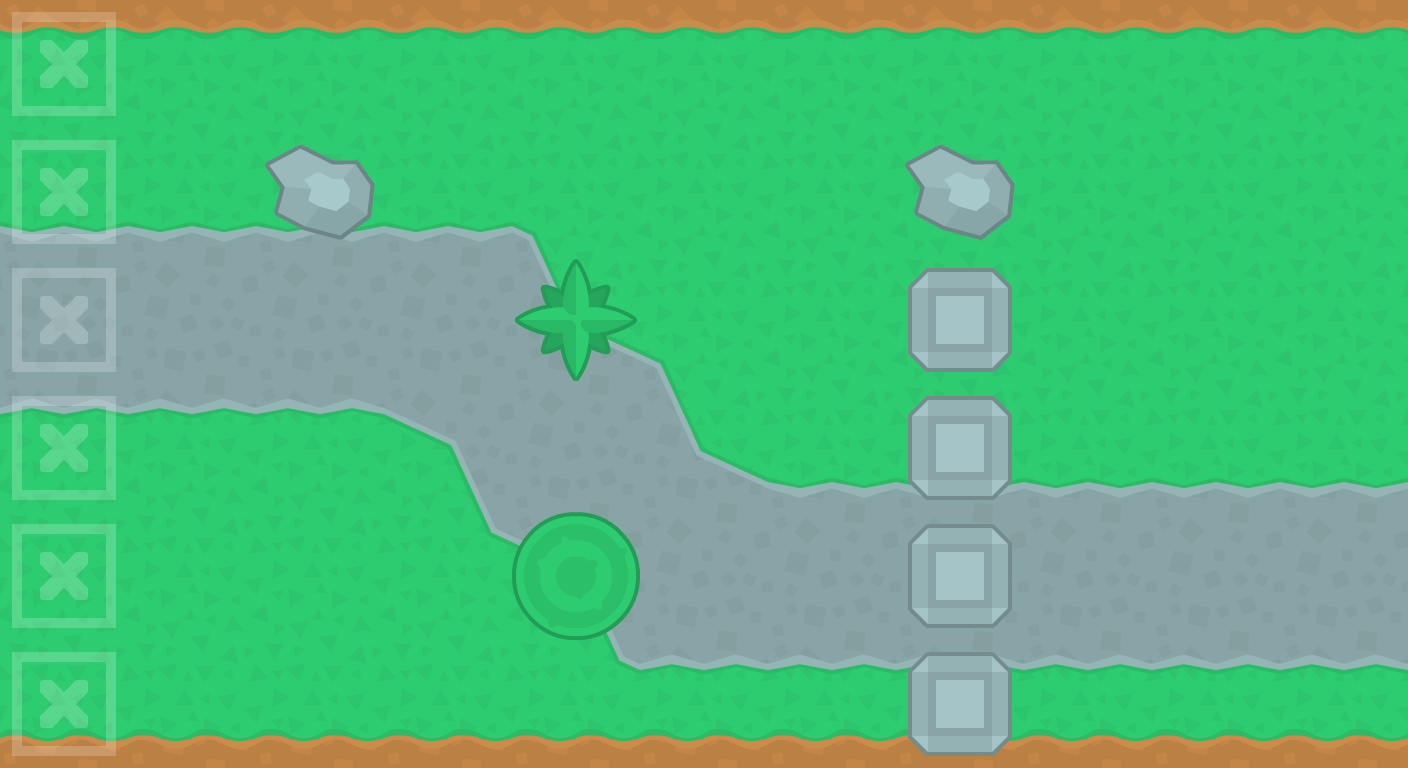

This is a level from a 2D game, rendered from its Tiled map with the project's own tilesets. A one-line summary and the complete map file follow:
An orthogonal 11x6 tile map with 128x128 px tiles, 4 tile layers (Tile Layer 3, trans, Tile Layer 4, Tile Layer 5), 1 hidden layer not drawn, 4 tilesets.

<map version="1.0" orientation="orthogonal" renderorder="right-down" width="11" height="6" tilewidth="128" tileheight="128" nextobjectid="1">
 <tileset firstgid="1" name="towerDefense_tilesheet@2" tilewidth="128" tileheight="128" tilecount="299" columns="23">
  <image source="towerDefense_tilesheet@2.png" trans="ff00ff" width="2944" height="1664" />
  <terraintypes>
   <terrain name="" tile="24" />
  </terraintypes>
  <tile id="0" terrain=",,,0" />
  <tile id="1" terrain=",,0,0" />
  <tile id="2" terrain=",,0," />
  <tile id="23" terrain=",0,,0" />
  <tile id="46" terrain=",0,," />
  <tile id="47" terrain="0,0,," />
  <tile id="48" terrain="0,,," />
 </tileset>
 <tileset firstgid="300" name="towerDefense_tilesheet@2" tilewidth="128" tileheight="128" tilecount="299" columns="23">
  <image source="towerDefense_tilesheet@2.png" trans="000000" width="2944" height="1664" />
  <terraintypes>
   <terrain name="grass" tile="24" />
  </terraintypes>
  <tile id="49" terrain="0,,0,0" />
 </tileset>
 <tileset firstgid="599" name="towerDefense_tilesheet@2" tilewidth="128" tileheight="128" tilecount="299" columns="23">
  <image source="towerDefense_tilesheet@2.png" trans="89a4a6" width="2944" height="1664" />
 </tileset>
 <tileset firstgid="898" name="towerDefense_tilesheet@2" tilewidth="128" tileheight="128" tilecount="299" columns="23">
  <image source="towerDefense_tilesheet@2.png" trans="2ecc71" width="2944" height="1664" />
 </tileset>
 <layer name="Tile Layer 1" width="11" height="6" visible="0">
  <data encoding="csv">
457,457,457,457,457,457,457,457,457,457,457,
163,163,163,163,163,163,163,163,163,303,347,
255,255,255,255,255,255,255,255,212,325,350,
209,209,209,209,209,209,209,210,231,326,301,
347,304,324,324,163,163,163,233,553,554,554,
350,346,347,304,163,163,163,533,508,508,508
</data>
 </layer>
 <layer name="Tile Layer 3" width="11" height="6">
  <data encoding="csv">
324,324,324,324,324,324,324,324,324,324,324,
324,324,324,324,324,324,324,324,324,324,324,
324,324,324,324,324,324,324,324,324,324,324,
324,324,324,324,324,324,324,324,324,324,324,
324,324,324,324,324,324,324,324,324,324,324,
324,324,324,324,324,324,324,324,324,324,324
</data>
 </layer>
 <layer name="trans" width="11" height="6">
  <data encoding="csv">
1014,1014,1014,1014,1014,1014,1014,1014,1014,1014,1014,
978,978,978,978,979,0,0,0,0,0,0,
1001,1001,1001,1001,1003,979,0,0,0,0,0,
1024,1024,1024,981,1001,1003,978,978,978,978,978,
0,0,0,1023,981,1001,1001,1001,1001,1001,1001,
0,0,0,0,1023,1024,1024,1024,1024,1024,1024
</data>
 </layer>
 <layer name="Tile Layer 4" width="11" height="6">
  <data encoding="csv">
0,0,0,0,0,0,0,0,0,0,0,
0,0,0,0,0,0,0,0,0,0,0,
0,0,0,0,0,0,0,0,0,0,0,
0,0,0,0,0,0,0,0,0,0,0,
0,0,0,0,0,0,0,0,0,0,0,
968,968,968,968,968,968,968,968,968,968,968
</data>
 </layer>
 <layer name="Tile Layer 5" width="11" height="6">
  <data encoding="csv">
317,0,0,0,0,0,0,319,0,0,0,
317,0,436,0,0,0,0,436,0,0,0,
317,0,0,0,434,0,0,480,0,0,0,
317,0,0,0,0,0,0,480,0,0,0,
317,0,0,0,433,0,0,480,0,0,0,
317,0,0,0,0,0,0,480,0,0,0
</data>
 </layer>
</map>
